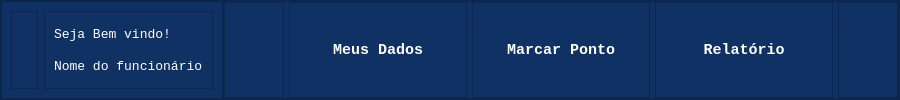
     <widget class="QFrame" name="frame_top_menu">
      <property name="styleSheet">
       <string notr="true">background-color: rgb(16, 49, 100);</string>
      </property>
      <property name="frameShape">
       <enum>QFrame::StyledPanel</enum>
      </property>
      <property name="frameShadow">
       <enum>QFrame::Raised</enum>
      </property>
      <layout class="QHBoxLayout" name="horizontalLayout">
       <property name="spacing">
        <number>0</number>
       </property>
       <property name="leftMargin">
        <number>0</number>
       </property>
       <property name="topMargin">
        <number>0</number>
       </property>
       <property name="rightMargin">
        <number>0</number>
       </property>
       <property name="bottomMargin">
        <number>0</number>
       </property>
       <item>
        <widget class="QFrame" name="frame_11">
         <property name="frameShape">
          <enum>QFrame::StyledPanel</enum>
         </property>
         <property name="frameShadow">
          <enum>QFrame::Raised</enum>
         </property>
         <layout class="QHBoxLayout" name="horizontalLayout_2">
          <item>
           <widget class="QFrame" name="frame">
            <property name="frameShape">
             <enum>QFrame::StyledPanel</enum>
            </property>
            <property name="frameShadow">
             <enum>QFrame::Raised</enum>
            </property>
            <layout class="QVBoxLayout" name="verticalLayout_3">
             <item>
              <widget class="QLabel" name="label_4">
               <property name="maximumSize">
                <size>
                 <width>50</width>
                 <height>50</height>
                </size>
               </property>
               <property name="text">
                <string/>
               </property>
               <property name="pixmap">
                <pixmap resource="icons.qrc">:/icons/telas e icons/icons/Bianca/Icones e Imagens/IconeFotoNavBar.svg</pixmap>
               </property>
               <property name="scaledContents">
                <bool>true</bool>
               </property>
               <property name="alignment">
                <set>Qt::AlignCenter</set>
               </property>
              </widget>
             </item>
            </layout>
           </widget>
          </item>
          <item>
           <widget class="QFrame" name="frame_19">
            <property name="styleSheet">
             <string notr="true">color: rgb(255, 255, 255);</string>
            </property>
            <property name="frameShape">
             <enum>QFrame::StyledPanel</enum>
            </property>
            <property name="frameShadow">
             <enum>QFrame::Raised</enum>
            </property>
            <layout class="QVBoxLayout" name="verticalLayout_2">
             <item>
              <widget class="QLabel" name="label_5">
               <property name="font">
                <font>
                 <family>Lucida Console</family>
                 <pointsize>10</pointsize>
                </font>
               </property>
               <property name="styleSheet">
                <string notr="true">color: rgb(255, 255, 255);</string>
               </property>
               <property name="text">
                <string>Seja Bem vindo!</string>
               </property>
              </widget>
             </item>
             <item>
              <widget class="QLabel" name="label_6">
               <property name="font">
                <font>
                 <family>Lucida Console</family>
                 <pointsize>10</pointsize>
                </font>
               </property>
               <property name="text">
                <string>Nome do funcionário</string>
               </property>
              </widget>
             </item>
            </layout>
           </widget>
          </item>
         </layout>
        </widget>
       </item>
       <item>
        <widget class="QFrame" name="frame_10">
         <property name="sizePolicy">
          <sizepolicy hsizetype="Expanding" vsizetype="Preferred">
           <horstretch>0</horstretch>
           <verstretch>0</verstretch>
          </sizepolicy>
         </property>
         <property name="frameShape">
          <enum>QFrame::StyledPanel</enum>
         </property>
         <property name="frameShadow">
          <enum>QFrame::Raised</enum>
         </property>
         <layout class="QHBoxLayout" name="horizontalLayout_3">
          <property name="spacing">
           <number>5</number>
          </property>
          <property name="leftMargin">
           <number>0</number>
          </property>
          <property name="topMargin">
           <number>0</number>
          </property>
          <property name="rightMargin">
           <number>0</number>
          </property>
          <property name="bottomMargin">
           <number>0</number>
          </property>
          <item>
           <widget class="QFrame" name="frame_18">
            <property name="frameShape">
             <enum>QFrame::StyledPanel</enum>
            </property>
            <property name="frameShadow">
             <enum>QFrame::Raised</enum>
            </property>
            <layout class="QVBoxLayout" name="verticalLayout_8">
             <item>
              <widget class="QPushButton" name="home_btn">
               <property name="styleSheet">
                <string notr="true">color: rgb(255, 255, 255);</string>
               </property>
               <property name="text">
                <string/>
               </property>
               <property name="icon">
                <iconset resource="icons.qrc">
                 <normaloff>:/icons/telas e icons/icons/Bianca/Icones e Imagens/IconeHome.svg</normaloff>:/icons/telas e icons/icons/Bianca/Icones e Imagens/IconeHome.svg</iconset>
               </property>
               <property name="iconSize">
                <size>
                 <width>50</width>
                 <height>50</height>
                </size>
               </property>
               <property name="flat">
                <bool>true</bool>
               </property>
              </widget>
             </item>
            </layout>
           </widget>
          </item>
          <item>
           <widget class="QFrame" name="frame_16">
            <property name="frameShape">
             <enum>QFrame::StyledPanel</enum>
            </property>
            <property name="frameShadow">
             <enum>QFrame::Raised</enum>
            </property>
            <layout class="QVBoxLayout" name="verticalLayout_7">
             <item>
              <widget class="QPushButton" name="meus_dados1_btn">
               <property name="minimumSize">
                <size>
                 <width>158</width>
                 <height>50</height>
                </size>
               </property>
               <property name="font">
                <font>
                 <family>Lucida Console</family>
                 <pointsize>11</pointsize>
                 <weight>75</weight>
                 <bold>true</bold>
                </font>
               </property>
               <property name="cursor">
                <cursorShape>PointingHandCursor</cursorShape>
               </property>
               <property name="styleSheet">
                <string notr="true">color: rgb(255, 255, 255);</string>
               </property>
               <property name="text">
                <string>Meus Dados</string>
               </property>
               <property name="flat">
                <bool>true</bool>
               </property>
              </widget>
             </item>
            </layout>
           </widget>
          </item>
          <item>
           <widget class="QFrame" name="frame_14">
            <property name="frameShape">
             <enum>QFrame::StyledPanel</enum>
            </property>
            <property name="frameShadow">
             <enum>QFrame::Raised</enum>
            </property>
            <layout class="QVBoxLayout" name="verticalLayout_6">
             <item>
              <widget class="QPushButton" name="marcaponto_btn1">
               <property name="minimumSize">
                <size>
                 <width>158</width>
                 <height>50</height>
                </size>
               </property>
               <property name="font">
                <font>
                 <family>Lucida Console</family>
                 <pointsize>11</pointsize>
                 <weight>75</weight>
                 <bold>true</bold>
                </font>
               </property>
               <property name="cursor">
                <cursorShape>PointingHandCursor</cursorShape>
               </property>
               <property name="styleSheet">
                <string notr="true">color: rgb(255, 255, 255);</string>
               </property>
               <property name="text">
                <string>Marcar Ponto</string>
               </property>
               <property name="flat">
                <bool>true</bool>
               </property>
              </widget>
             </item>
            </layout>
           </widget>
          </item>
          <item>
           <widget class="QFrame" name="frame_13">
            <property name="minimumSize">
             <size>
              <width>158</width>
              <height>50</height>
             </size>
            </property>
            <property name="frameShape">
             <enum>QFrame::StyledPanel</enum>
            </property>
            <property name="frameShadow">
             <enum>QFrame::Raised</enum>
            </property>
            <layout class="QVBoxLayout" name="verticalLayout_5">
             <item>
              <widget class="QPushButton" name="relatorio_btn1">
               <property name="minimumSize">
                <size>
                 <width>158</width>
                 <height>50</height>
                </size>
               </property>
               <property name="font">
                <font>
                 <family>Lucida Console</family>
                 <pointsize>11</pointsize>
                 <weight>75</weight>
                 <bold>true</bold>
                </font>
               </property>
               <property name="cursor">
                <cursorShape>PointingHandCursor</cursorShape>
               </property>
               <property name="styleSheet">
                <string notr="true">color: rgb(255, 255, 255);</string>
               </property>
               <property name="text">
                <string>Relatório</string>
               </property>
               <property name="flat">
                <bool>true</bool>
               </property>
              </widget>
             </item>
            </layout>
           </widget>
          </item>
          <item>
           <widget class="QFrame" name="frame_12">
            <property name="frameShape">
             <enum>QFrame::StyledPanel</enum>
            </property>
            <property name="frameShadow">
             <enum>QFrame::Raised</enum>
            </property>
            <layout class="QVBoxLayout" name="verticalLayout_4">
             <item>
              <widget class="QPushButton" name="sair_btn">
               <property name="cursor">
                <cursorShape>PointingHandCursor</cursorShape>
               </property>
               <property name="styleSheet">
                <string notr="true">color: rgb(255, 255, 255);</string>
               </property>
               <property name="text">
                <string/>
               </property>
               <property name="icon">
                <iconset resource="icons.qrc">
                 <normaloff>:/icons/telas e icons/icons/Bianca/Icones e Imagens/IconeSair.svg</normaloff>:/icons/telas e icons/icons/Bianca/Icones e Imagens/IconeSair.svg</iconset>
               </property>
               <property name="iconSize">
                <size>
                 <width>50</width>
                 <height>50</height>
                </size>
               </property>
               <property name="flat">
                <bool>true</bool>
               </property>
              </widget>
             </item>
            </layout>
           </widget>
          </item>
         </layout>
        </widget>
       </item>
      </layout>
     </widget>
